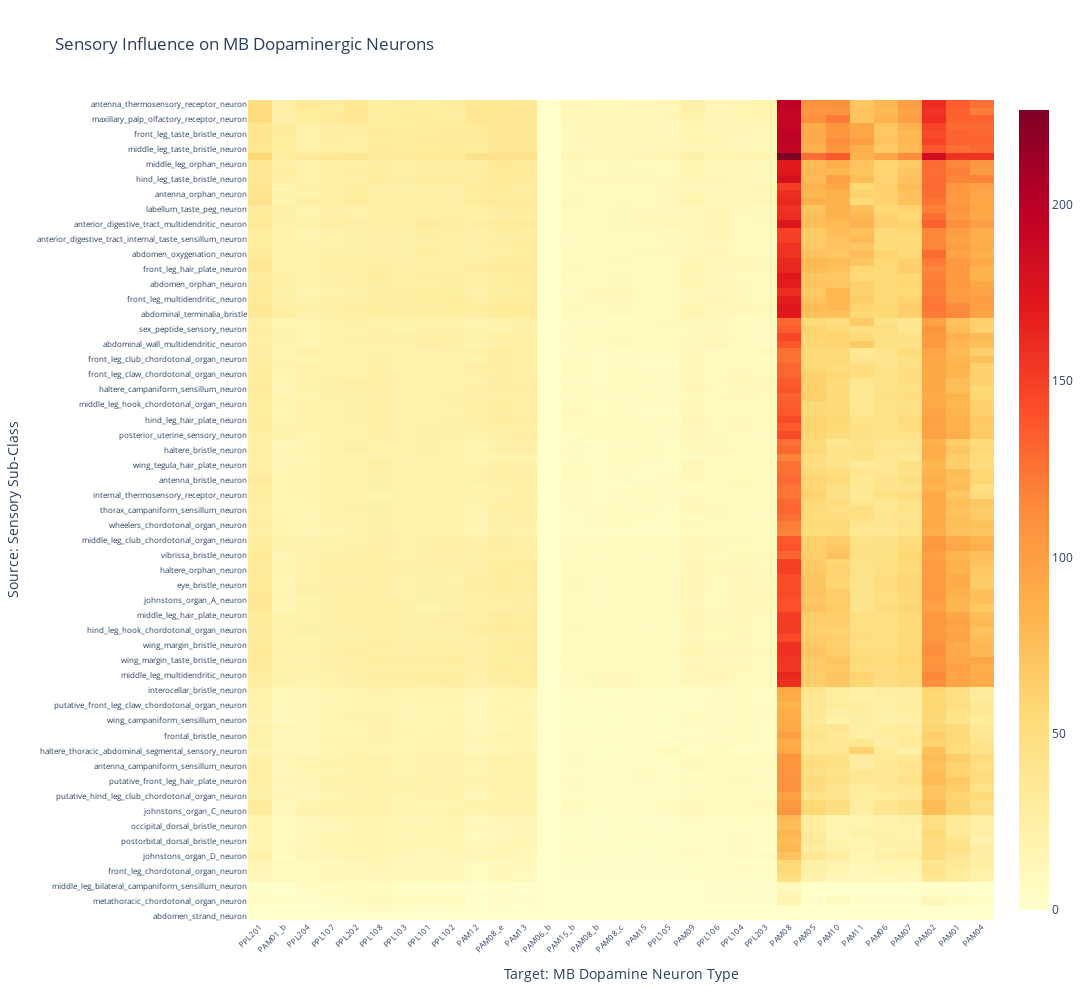

The cell this chart's notebook holds for it:
### Markdown cell above
## Visualisation: Influence Heatmap

Let's create an interactive heatmap showing influence from sensory sub-classes to dopamine neuron types:

### Code cell
# Create a matrix for heatmap
influence_matrix = all_influence_scores_ct.pivot(
    index='source',
    columns='target_type',
    values='adjusted_influence'
).fillna(0)

print(f"Heatmap matrix dimensions: {influence_matrix.shape[0]} x {influence_matrix.shape[1]}\n")

# Perform hierarchical clustering
from scipy.cluster.hierarchy import linkage, leaves_list
from scipy.spatial.distance import pdist

# Cluster rows (sources)
row_linkage = linkage(pdist(influence_matrix.values, metric='euclidean'), method='ward')
row_order = leaves_list(row_linkage)

# Cluster columns (targets)
col_linkage = linkage(pdist(influence_matrix.T.values, metric='euclidean'), method='ward')
col_order = leaves_list(col_linkage)

# Reorder matrix
influence_matrix_ordered = influence_matrix.iloc[row_order, col_order]

# Create interactive heatmap with plotly
fig = go.Figure(data=go.Heatmap(
    z=influence_matrix_ordered.values,
    x=influence_matrix_ordered.columns,
    y=influence_matrix_ordered.index,
    colorscale='YlOrRd',
    hovertemplate='Source: %{y}<br>Target: %{x}<br>Adjusted Influence: %{z:.2f}<extra></extra>'
))

fig.update_layout(
    title='Sensory Influence on MB Dopaminergic Neurons',
    xaxis_title='Target: MB Dopamine Neuron Type',
    yaxis_title='Source: Sensory Sub-Class',
    width=1200,
    height=1000,
    xaxis={'tickangle': -45, 'tickfont': {'size': 8}},
    yaxis={'tickfont': {'size': 8}}
)

# Save as HTML
fig.write_html(f"{IMG_DIR}/{DATASET}_influence_heatmap.html")

print("✓ Interactive heatmap saved")
fig.show()

### Figure 1 — Plotly figure (JSON) as saved in the notebook; plotly's stock layout.template omitted (floating-point values rounded to 4 significant figures; data arrays with more than 128 entries replaced by an {"elided": "..."} marker saying what was removed)
{"data": [{"colorscale": [[0.0, "rgb(255,255,204)"], [0.125, "rgb(255,237,160)"], [0.25, "rgb(254,217,118)"], [0.375, "rgb(254,178,76)"], [0.5, "rgb(253,141,60)"], [0.625, "rgb(252,78,42)"], [0.75, "rgb(227,26,28)"], [0.875, "rgb(189,0,38)"], [1.0, "rgb(128,0,38)"]], "hovertemplate": "Source: %{y}<br>Target: %{x}<br>Adjusted Influence: %{z:.2f}<extra></extra>", "type": "heatmap", "x": ["PPL201", "PAM01_b", "PPL204", "PPL107", "PPL202", "PPL108", "PPL103", "PPL101", "PPL102", "PAM12", "PAM08_e", "PAM13", "PAM06_b", "PAM15_b", "PAM08_b", "PAM08_c", "PAM15", "PPL105", "PAM09", "PPL106", "PPL104", "PPL203", "PAM08", "PAM05", "PAM10", "PAM11", "PAM06", "PAM07", "PAM02", "PAM01", "PAM04"], "y": ["abdomen_strand_neuron", "unknown_orphan_neuron", "metathoracic_chordotonal_organ_neuron", "front_leg_bilateral_campaniform_sensillum_neuron", "middle_leg_bilateral_campaniform_sensillum_neuron", "front_leg_chordotonal_organ_neuorn", "front_leg_chordotonal_organ_neuron", "hind_leg_bilateral_campaniform_sensillum_neuron", "johnstons_organ_D_neuron", "hind_leg_chordotonal_organ_neuron", "postorbital_dorsal_bristle_neuron", "thorax_orphan_neuron", "occipital_dorsal_bristle_neuron", "wing_tegula_orphan_neuron", "johnstons_organ_C_neuron", "johnstons_organ_other_neuron", "putative_hind_leg_club_chordotonal_organ_neuron", "orbital_bristle_neuron", "putative_front_leg_hair_plate_neuron", "postorbital_ventral_bristle_neuron", "antenna_campaniform_sensillum_neuron", "middle_leg_chordotonal_organ_neuron", "haltere_thoracic_abdominal_segmental_sensory_neuron", "maxillary_palp_bristle_neuron", "frontal_bristle_neuron", "middle_leg_campaniform_sensillum_neuron", "wing_campaniform_sensillum_neuron", "wing_tegula_campaniform_sensillum_neuron", "putative_front_leg_claw_chordotonal_organ_neuron", "frontoorbital_bristle_neuron", "interocellar_bristle_neuron", "abdomen_multidendritic_neuron", "middle_leg_multidendritic_neuron", "hind_leg_bristle_neuron", "wing_margin_taste_bristle_neuron", "wing_base_campaniform_sensillum_neuron", "wing_margin_bristle_neuron", "front_leg_orphan_neuron", "hind_leg_hook_chordotonal_organ_neuron", "hind_leg_orphan_neuron", "middle_leg_hair_plate_neuron", "johnstons_organ_F_neuron", "johnstons_organ_A_neuron", "johnstons_organ_B_neuron", "eye_bristle_neuron", "prosternal_hair_plate_neuron", "haltere_orphan_neuron", "thorax_bristle_neuron", "vibrissa_bristle_neuron", "hind_leg_club_chordotonal_organ_neuron", "middle_leg_club_chordotonal_organ_neuron", "neck_chordotonal_organ_neuron", "wheelers_chordotonal_organ_neuron", "haustellum_bristle_neuron", "thorax_campaniform_sensillum_neuron", "wing_base_chordotonal_organ_neuron", "internal_thermosensory_receptor_neuron", "ocellar_bristle_neuron", "antenna_bristle_neuron", "middle_leg_claw_chordotonal_organ_neuron", "wing_tegula_hair_plate_neuron", "thorax_multidendritic_neuron", "haltere_bristle_neuron", "haltere_chordotonal_organ_neuron", "posterior_uterine_sensory_neuron", "front_leg_campaniform_sensillum_neuron", "hind_leg_hair_plate_neuron", "hind_leg_claw_chordotonal_organ_neuron", "middle_leg_hook_chordotonal_organ_neuron", "postocellar_bristle_neuron", "haltere_campaniform_sensillum_neuron", "wing_tegula_chordotonal_organ_neuron", "front_leg_claw_chordotonal_organ_neuron", "front_leg_hook_chordotonal_organ_neuron", "front_leg_club_chordotonal_organ_neuron", "retina_photoreceptor_neuron", "abdominal_wall_multidendritic_neuron", "wing_multidendritic_neuron", "sex_peptide_sensory_neuron", "thorax_thoracic_abdominal_segmental_sensory_neuron", "abdominal_terminalia_bristle", "middle_leg_bristle_neuron", "front_leg_multidendritic_neuron", "hind_leg_multidendritic_neuron", "abdomen_orphan_neuron", "abdominal_ppk_neuron", "front_leg_hair_plate_neuron", "labellum_bristle_neuron", "abdomen_oxygenation_neuron", "labellum_orphan_neuron", "anterior_digestive_tract_internal_taste_sensillum_neuron", "pharynx_internal_mechanosensory_neuron", "anterior_digestive_tract_multidendritic_neuron", "aorta_sensory_neuron", "labellum_taste_peg_neuron", "johnstons_organ_E_neuron", "antenna_orphan_neuron", "interommatidial_bristle_neuron", "hind_leg_taste_bristle_neuron", "front_leg_bristle_neuron", "middle_leg_orphan_neuron", "antenna_olfactory_receptor_neuron", "middle_leg_taste_bristle_neuron", "pharynx_internal_taste_sensillum_neuron", "front_leg_taste_bristle_neuron", "labellum_external_taste_sensillum_neuron", "maxillary_palp_olfactory_receptor_neuron", "antenna_hygrosensory_receptor_neuron", "antenna_thermosensory_receptor_neuron"], "z": {"elided": "109x31 float values"}}], "layout": {"height": 1000, "title": {"text": "Sensory Influence on MB Dopaminergic Neurons"}, "width": 1200, "xaxis": {"tickangle": -45, "tickfont": {"size": 8}, "title": {"text": "Target: MB Dopamine Neuron Type"}}, "yaxis": {"tickfont": {"size": 8}, "title": {"text": "Source: Sensory Sub-Class"}}}}
